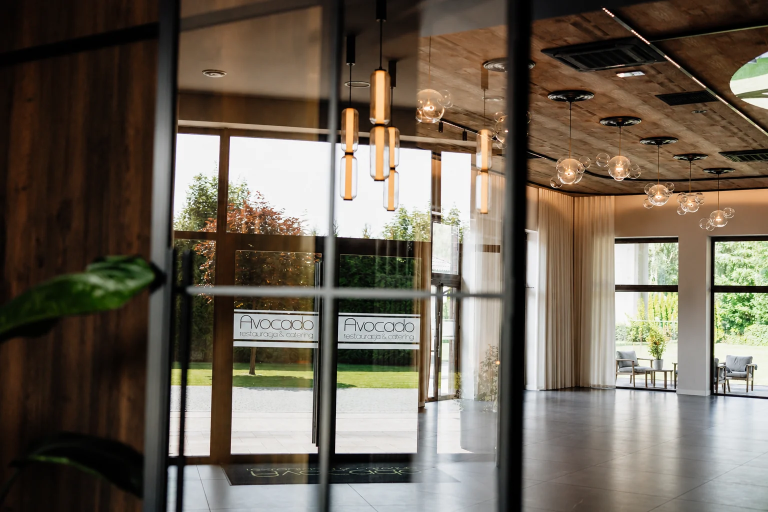
#> input picture img/onas.webp, 1536 x 1024 px, given in place of onas.png, which was not available (shown at 1/2 size)
$ python prep_img5.py
#> lines starting #> are read from the running program, lines starting #| are printed output that depends on the picture
"""Piąta partia (16.11.2026): pliki z niepobranych wcześniej WeTransferów Eweliny (Downloads\avocado-wt-1116)."""
import glob, os
from PIL import Image, ImageOps
W = r"C:\Users\olo_p\Downloads\avocado-wt-1116"
OUT = os.path.join(os.path.dirname(__file__), "..", "public", "img")
def save(path, name, w=1400, q=82):
#> called with name = 'onas', w = 2000, q = 86
    im = ImageOps.exif_transpose(Image.open(path)).convert("RGB")
#> im is the input picture: PIL image 1536x1024 RGB; mean R, G, B 109.2, 99.3, 86.1
    if im.width > w: im = im.resize((w, round(im.height * w / im.width)), Image.LANCZOS)
    im.save(os.path.join(OUT, f"{name}.webp"), quality=q, method=6); print(name, im.size)
#| onas (1536, 1024)
D = os.path.join(W, "dagmara264"); P = os.path.join(W, "plenernoca")
save(os.path.join(D, "onas.png"), "onas", 2000, 86)
save(os.path.join(D, "Avocado178.jpg"), "wlasciciele-2", 1200)
#> call 2 of save, with name = 'wlasciciele-2', w = 1200, q = 82
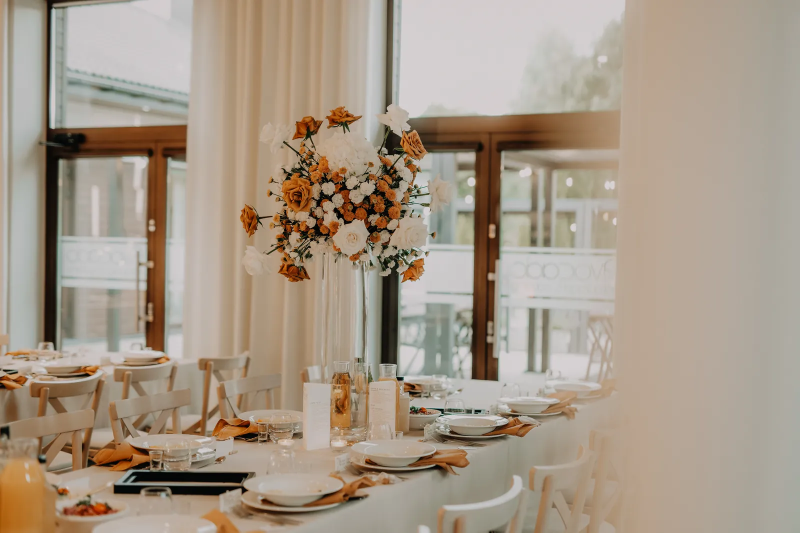
#> input picture img/bank-dzien.webp, 1600 x 1065 px, given in place of Avocado178.jpg, which was not available (shown at 1/2 size)
#> in save, im is the input picture: PIL image 1600x1065 RGB; mean R, G, B 166.6, 152.2, 135.9
#> in save (call 2), `if im.width > w: im = im.resize((w, round(im.height * w / im.width)), ..`:
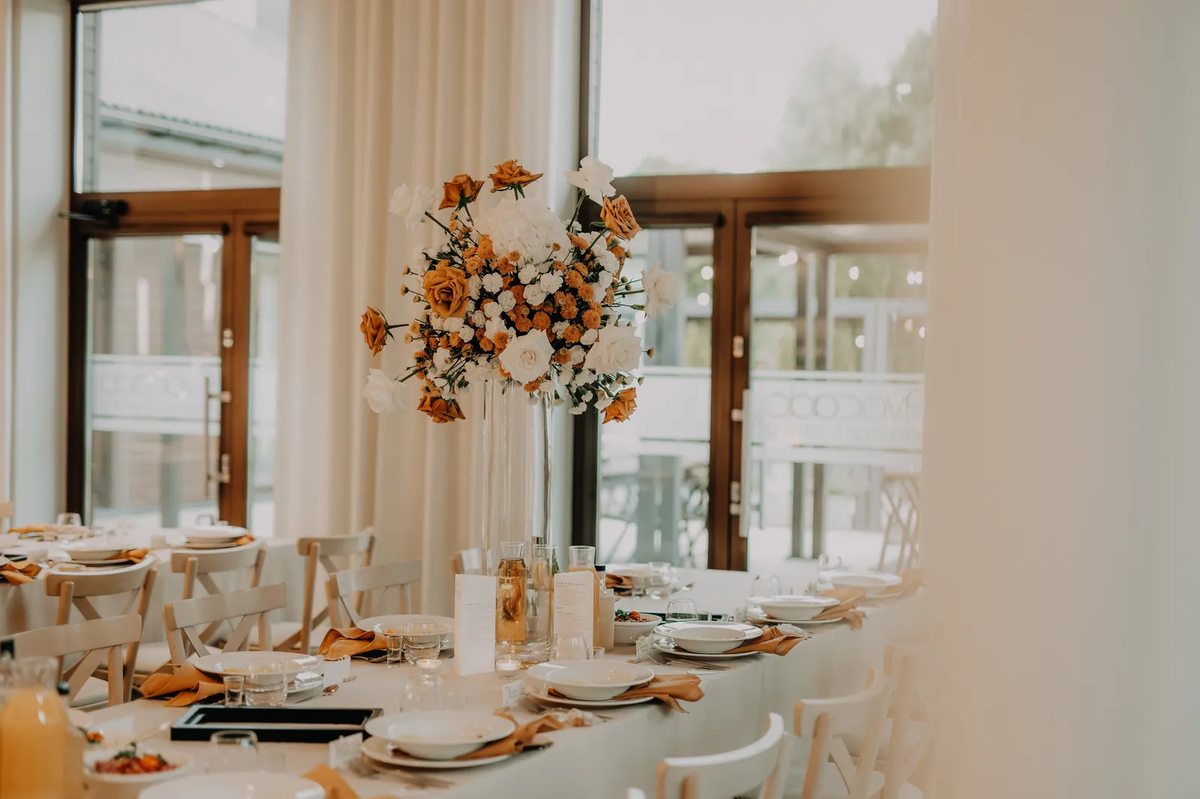
#> im: PIL image 1200x799 RGB; mean R, G, B 166.6, 152.2, 135.9
#| wlasciciele-2 (1200, 799)
save(os.path.join(D, "3U2A0102.jpeg"), "wes-hero-1", 2000, 86); save(os.path.join(D, "3U2A7000.jpeg"), "wes-hero-2", 2000, 86); save(os.path.join(D, "3U2A0591.jpeg"), "wes-hero-3", 2000, 86)
#> call 3 of save, with name = 'wes-hero-1', w = 2000, q = 86
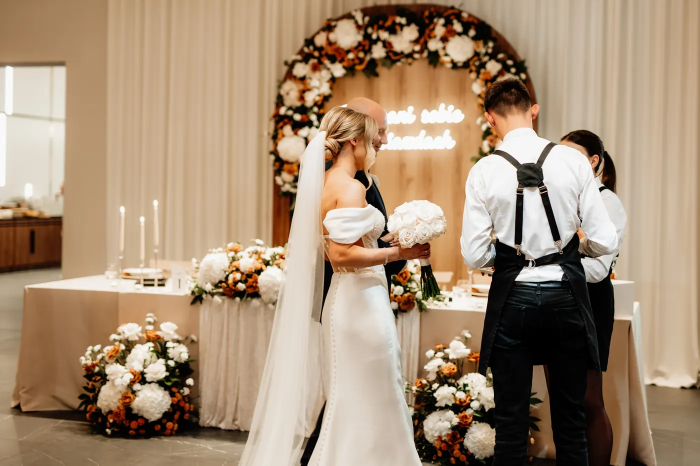
#> input picture img/bk-11.webp, 1400 x 931 px, given in place of 3U2A0102.jpeg, which was not available (shown at 1/2 size)
#> in save, im is the input picture: PIL image 1400x931 RGB; mean R, G, B 166.3, 142.4, 117.1
#| wes-hero-1 (1400, 931)
#| wes-hero-2 (1400, 931)
#> (the run stopped early here; a loop or call above may not have finished)
